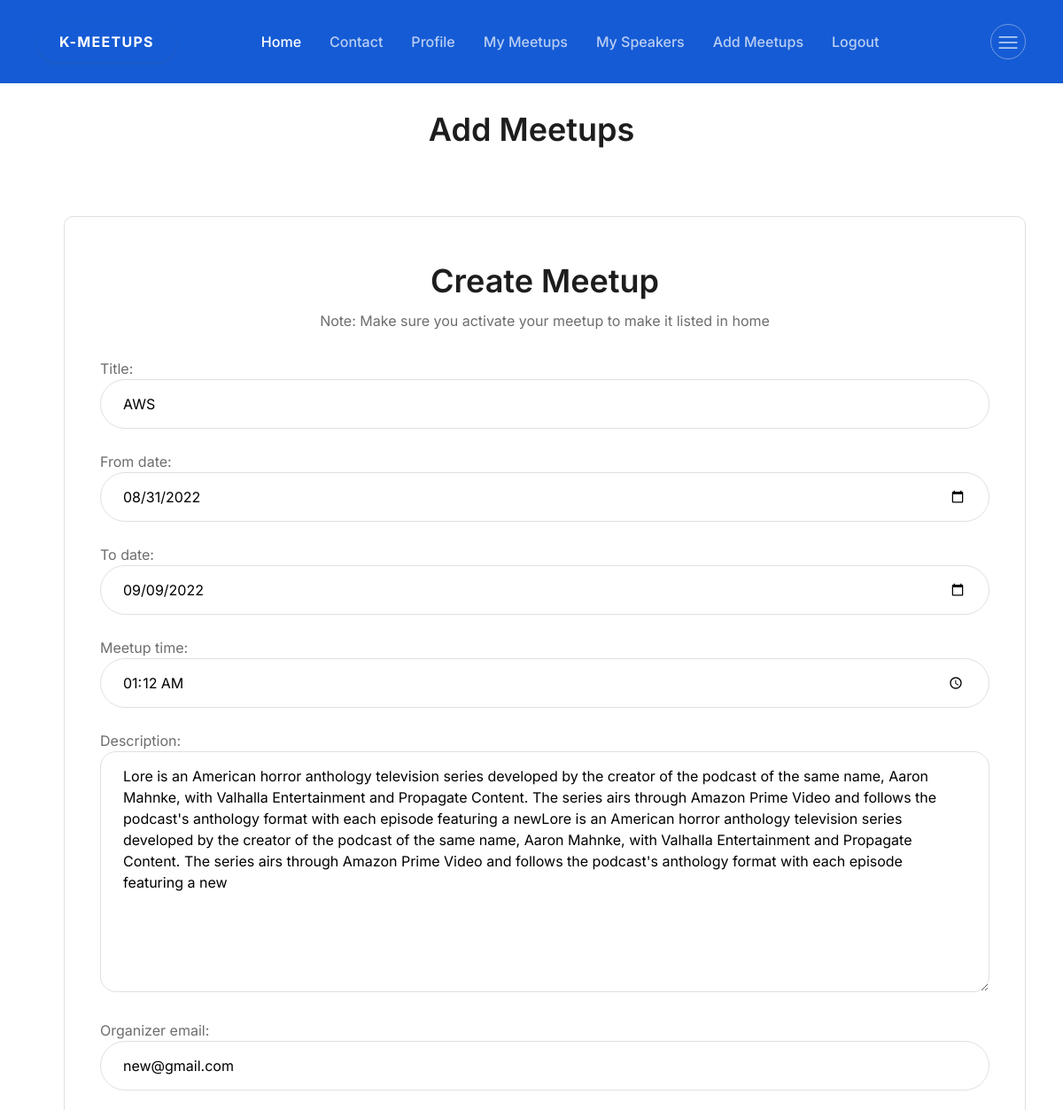
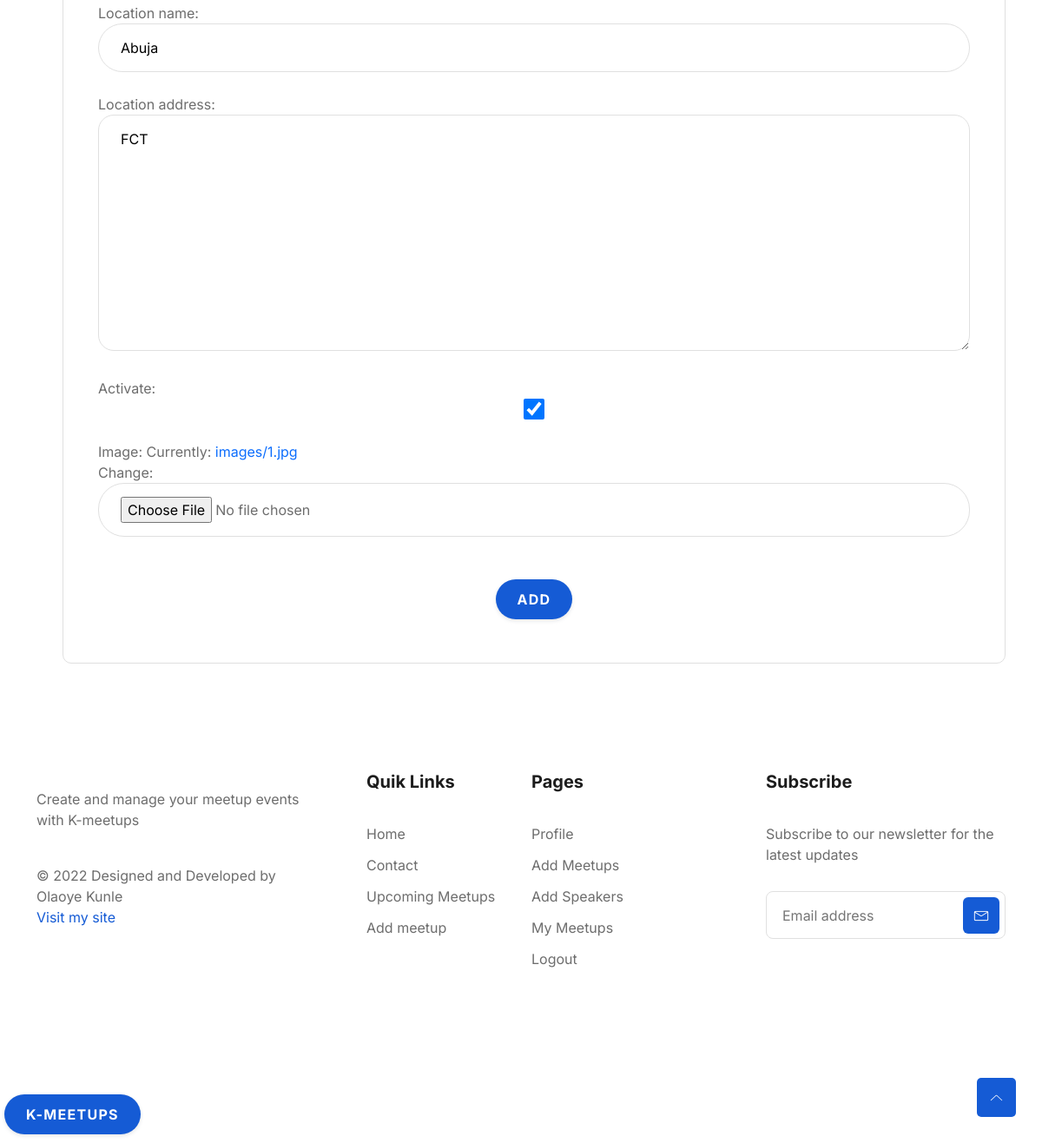
The app's page /meetup-update/13 (signed in) with its own data (2 pictures, top to bottom).
### meetups/models.py (models this page shows, shortened)
class Meetup(models.Model):
      user=models.ForeignKey(myUser,  on_delete=models.CASCADE, null=True, blank=True)
      organizer_email=models.EmailField(max_length=254, null=True)
      title=models.CharField(max_length=200)
      slug=models.SlugField(unique=True)
      description=models.TextField()
      image=models.ImageField(upload_to='images')
      location_name=models.CharField(max_length=50,  null=True, blank=True)
      location_address=models.TextField( null=True, blank=True)
      location=models.ForeignKey(Location, on_delete=models.CASCADE, null=True)
      participant=models.ManyToManyField(Participant, blank=True)
      meetup_speakers=models.ManyToManyField(Speaker, blank=True, null=True )
      activate=models.BooleanField(default=True)
      create=models.DateTimeField(auto_now_add=True)
      meetup_date=models.DateField(blank=True, null=True)
      meetup_time=models.TimeField()
      from_date=models.DateField()
      to_date=models.DateField()

### meetups/views.py (the view, shortened to what this page needs)
# urls.py: path('meetup-update/<int:pk>', MeetupUpdate.as_view(), name='meetup-update'),
class MeetupUpdate(LoginRequiredMixin,UpdateView):
    model=Meetup
    form_class = UseMeetupForm
    template_name='meetups/meetup_form.html'
    success_url=reverse_lazy('meetups')

### meetups/templates/meetups/meetup_form.html (shortened to what this page needs)
{% extends 'meetups/main.html' %}
{%block page_title%}
<h2 >Add Meetups </h2>
{%endblock%}
{% block content%}
<section id="contact" class="contact-section">
    <div class="container">
      <div class="row">
        <div class="col-xl-12">
          <div class="contact-form-wrapper">
            <div class="row">
              <div class="col-xl-10 col-lg-8 mx-auto">
                <div class="section-title text-center">
                  <h2>
                    Create Meetup
                  </h2>
                  <p>
                   Note: Make sure you activate your meetup to make it listed in home
                  </p>
                </div>
              </div>
            </div>
            <form action="" class="contact-form" method="POST"  enctype="multipart/form-data">
              <div class="row">
                <div class="col-md-12">
                 {{ form.as_p}}
                </div>
              </div>
              <br>
              <div class="row">
                <div class="col-12">
                  <div class="button text-center rounded-buttons">
                    <button type="submit" class="btn primary-btn rounded-full">
                   Add
                    </button>
                  </div>
                </div>
              </div>
            </form>
          </div>
        </div>
      </div>
    </div>
  </section>
  <br>
{% endblock content%}

### staticfiles/meetups/style.css (style rules this page uses)
:root { --font-family: "Inter", sans-serif; --primary: #155bd5; --primary-dark: #1c3ab6; --primary-light: #e2f1ff; --accent: #00d4d7; --accent-dark: #00bac1; --accent-light: #dff9f8; --success: #13d527; --success-dark: #00ae11; --success-light: #eafbe7; --secondary: #8f15d5; --secondary-dark: #6013c7; --secondary-light: #f4e5fa; --info: #15b2d5; --info-dark: #0f8ca8; --info-light: #e0f5fa; --caution: #dbbb25; --caution-dark: #d58f15; --caution-light: #fbf9e4; --error: #e6185e; --error-dark: #bf1257; --error-light: #fce4eb; --black: #1d1d1d; --dark-1: #2d2d2d; --dark-2: #4d4d4d; --dark-3: #6d6d6d; --gray-1: #8d8d8d; --gray-2: #adadad; --gray-3: #cdcdcd; --gray-4: #e0e0e0; --light-1: #efefef; --light-2: #f5f5f5; --light-3: #fafafa; --white: #ffffff; --gradient-1: linear-gradient(180deg, #155bd5 0%, #1c3ab6 100%); --gradient-2: linear-gradient(180deg, #155bd5 13.02%, #00d4d7 85.42%); --gradient-3: linear-gradient(180deg, #155bd5 0%, #8f15d5 100%); --gradient-4: linear-gradient(180deg, #155bd5 0%, #13d527 100%); --gradient-5: linear-gradient(180deg, #155bd5 0%, #15bbd5 100%); --gradient-6: linear-gradient(180deg, #155bd5 0%, #dbbb25 100%); --gradient-7: linear-gradient(180deg, #155bd5 0%, #e6185e 100%); --gradient-8: linear-gradient(180deg, #1c3ab6 0%, #00bac1 100%); --gradient-9: linear-gradient(180deg, #00d4d7 13.02%, #155bd5 85.42%); --shadow-1: 0px 0px 1px rgba(40, 41, 61, 0.08), 0px 0.5px 2px rgba(96, 97, 112, 0.16); --shadow-2: 0px 0px 1px rgba(40, 41, 61, 0.04), 0px 2px 4px rgba(96, 97, 112, 0.16); --shadow-3: 0px 0px 2px rgba(40, 41, 61, 0.04), 0px 4px 8px rgba(96, 97, 112, 0.16); --shadow-4: 0px 2px 4px rgba(40, 41, 61, 0.04), 0px 8px 16px rgba(96, 97, 112, 0.16); --shadow-5: 0px 2px 8px rgba(40, 41, 61, 0.04), 0px 16px 24px rgba(96, 97, 112, 0.16); --shadow-6: 0px 2px 8px rgba(40, 41, 61, 0.08), 0px 20px 32px rgba(96, 97, 112, 0.24); }
body { font-family: var(--font-family); color: var(--black); font-size: 16px; }
a { display: inline-block; }
a, button, a:hover, a:focus, input:focus, textarea:focus, button:focus { text-decoration: none; outline: none; }
h1, h2, h3, h4, h5, h6 { font-weight: 600; color: var(--black); margin: 0px; }
h2, .h2 { font-size: 2.25em; line-height: 1.25; }
p { font-size: 1em; font-weight: 400; line-height: 1.5; color: var(--dark-3); margin: 0px; }
.btn { font-weight: bold; font-size: 16px; line-height: 20px; text-align: center; letter-spacing: 0.08em; text-transform: uppercase; padding: 12px 24px; border-radius: 4px; border: 1px solid transparent; }
.btn.rounded-full { border-radius: 50px; }
.primary-btn { background: var(--primary); color: var(--white); box-shadow: var(--shadow-2); }
.section-title-five h2 { margin-bottom: 15px; }
.contact-form-wrapper .contact-form .primary-btn { background: var(--primary); color: var(--white); box-shadow: var(--shadow-2); }
.contact-section { position: relative; z-index: 3; padding-top: 10px; }
.contact-form-wrapper { padding: 50px 40px; background: var(--white); border: 1px solid var(--gray-4); margin-left: 0px; border-radius: 10px; -webkit-transition: all 0.3s ease-out 0s; -moz-transition: all 0.3s ease-out 0s; -ms-transition: all 0.3s ease-out 0s; -o-transition: all 0.3s ease-out 0s; transition: all 0.3s ease-out 0s; }
@media only screen and (min-width: 1200px) and (max-width: 1399px) { .contact-form-wrapper { margin-left: 30px; } }
.contact-form-wrapper .section-title { margin-bottom: 30px; }
.contact-form-wrapper .section-title h2 { margin-bottom: 10px; }
.contact-form-wrapper .section-title p { color: var(--dark-3); }
.contact-form-wrapper .contact-form input, .contact-form-wrapper .contact-form textarea { padding: 15px 25px; border-radius: 30px; border: 1px solid var(--gray-4); margin-bottom: 25px; width: 100%; -webkit-transition: all 0.3s ease-out 0s; -moz-transition: all 0.3s ease-out 0s; -ms-transition: all 0.3s ease-out 0s; -o-transition: all 0.3s ease-out 0s; transition: all 0.3s ease-out 0s; }
.contact-form-wrapper .contact-form textarea { border-radius: 18px; }

### records on screen
Meetup: title "AWS", from_date "08/31/2022", to_date "09/09/2022", meetup_time "01:12:00", description "Lore is an American horror anthology television series developed by the creator of the podcast of the same name, Aaron Mahnke, with Valhalla Entertainment and Propagate Content. The series airs through Amazon Prime Video and follows the podcast's anthology format with each episode featuring a newLore is an American horror anthology television series developed by the creator of the podcast of the same name, Aaron Mahnke, with Valhalla Entertainment and Propagate Content. The series airs through Amazon Prime Video and follows the podcast's anthology format with each episode featuring a new", organizer_email "new@gmail.com", location_name "Abuja", location_address "FCT", activate "☑"
